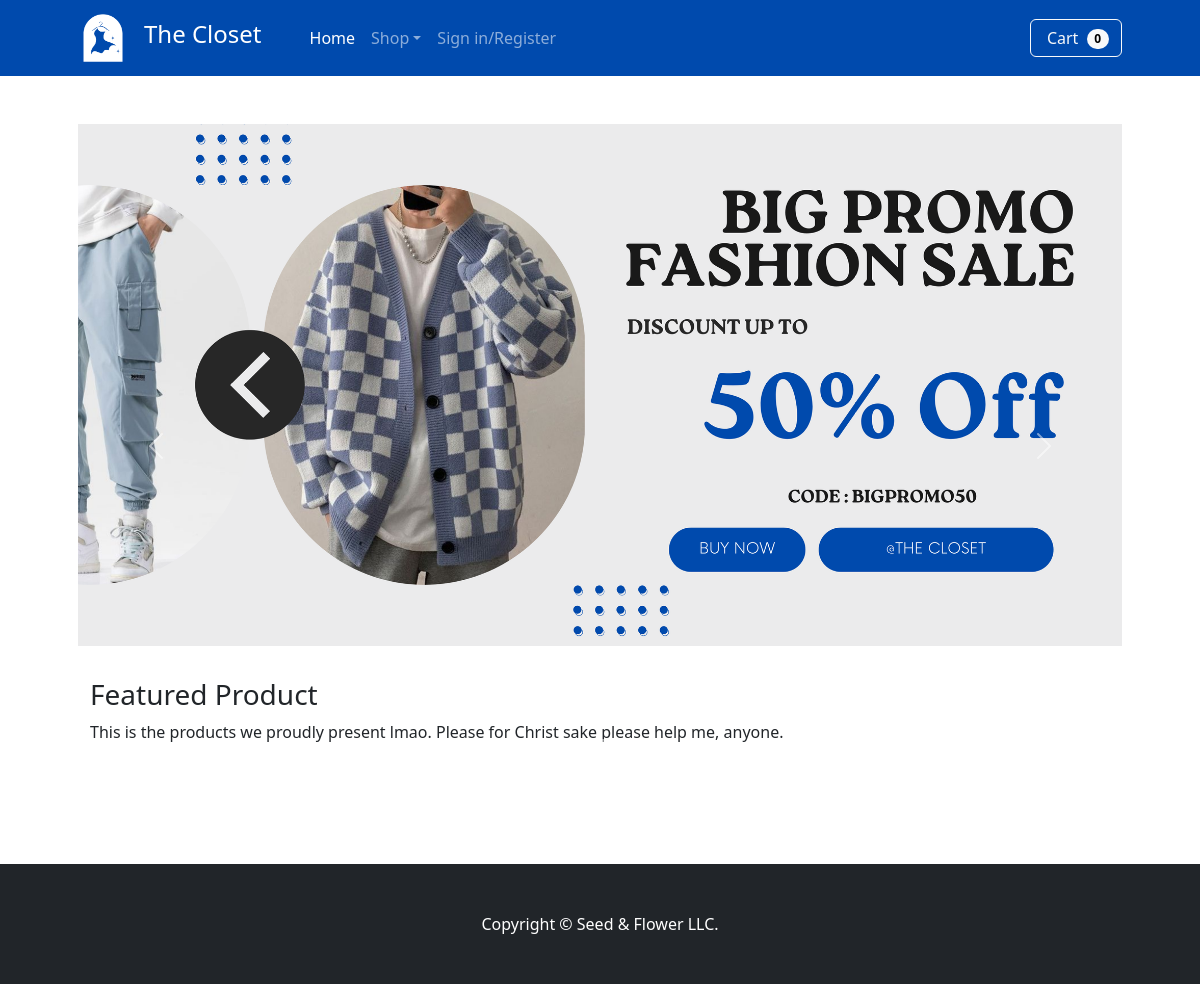
Before: / with the older database file.
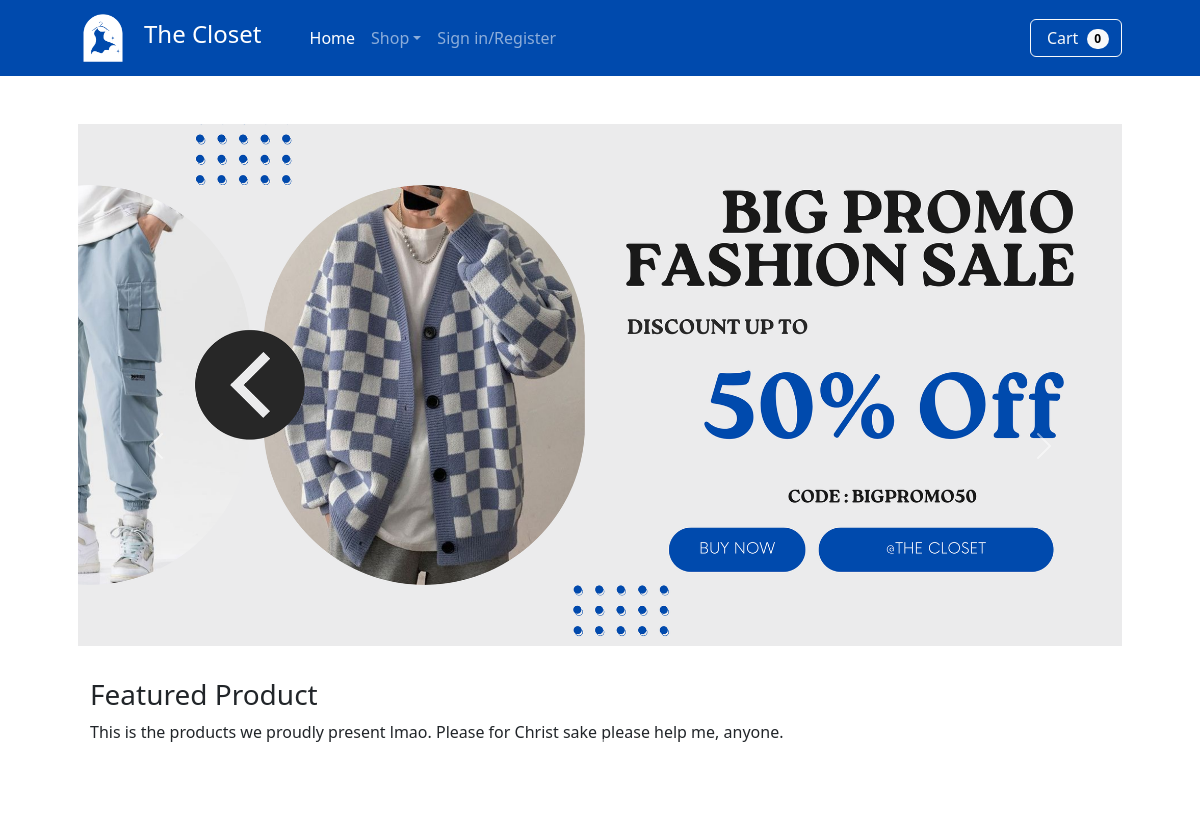
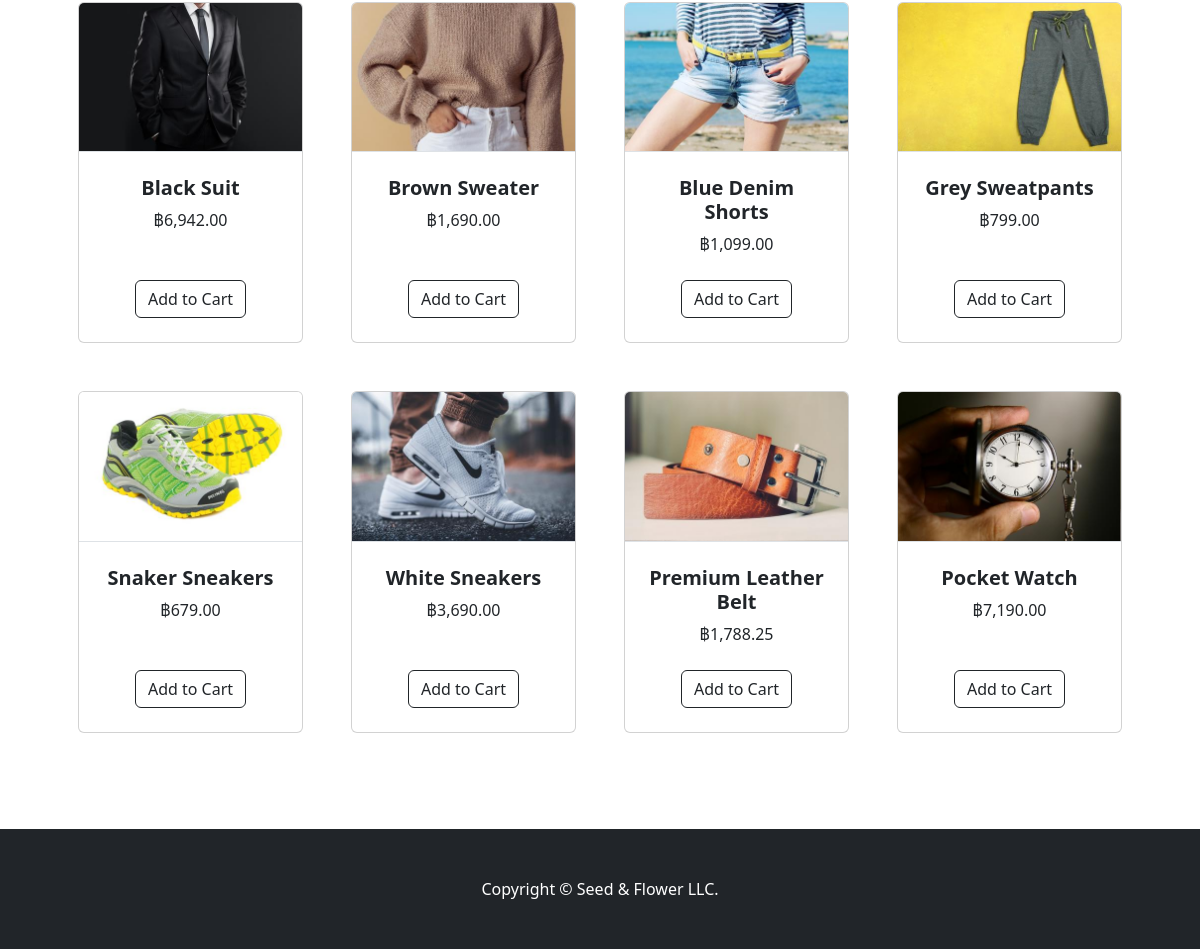
After: the same page with the newer database file (2 pictures, top to bottom).
### tables this page shows
CREATE TABLE `product` (
  `pID` int(3) NOT NULL,
  `pname` varchar(25) NOT NULL,
  `pimagedir` varchar(350) NOT NULL,
  `price` decimal(10,2) NOT NULL,
  `ptype` char(1) DEFAULT NULL,
  `isFeature` tinyint(1) NOT NULL
);

### index.php (the view, shortened to what this page needs)
<!doctype html>
<html lang="en">
  <head>
    <link href="https://cdn.jsdelivr.net/npm/bootstrap@5.2.2/dist/css/bootstrap.min.css" rel="stylesheet">
   </head>
   <?php include "func/navbar.php"; ?>
    <div class="container px-4 px-lg-5 my-5">
      <div id="demo" class="carousel slide" data-bs-ride="carousel">
        <div class="carousel-indicators">
          <button type="button" data-bs-target="#demo" data-bs-slide-to="0" class="active"></button>
          <button type="button" data-bs-target="#demo" data-bs-slide-to="1"></button>
          <button type="button" data-bs-target="#demo" data-bs-slide-to="2"></button>
        </div>
        <div class="carousel-inner">
          <div class="carousel-item active">
            <img src="asset/promo/promo1.png" alt="drip" class="d-block w-100">
          </div>
        </div>
        <button class="carousel-control-prev" type="button" data-bs-target="#demo" data-bs-slide="prev">
          <span class="carousel-control-prev-icon"></span>
        </button>
        <button class="carousel-control-next" type="button" data-bs-target="#demo" data-bs-slide="next">
          <span class="carousel-control-next-icon"></span>
        </button>
        <div class="container-fluid py-2 mt-4">
          <h3>Featured Product</h3>
          <p>This is the products we proudly present lmao. Please for Christ sake please help me, anyone.</p>
        </div>
      </div>
    </div>
    <section class="mb-5">
      <div class="container px-4 px-lg-5 mt-5">
          <div class="row gx-4 gx-lg-5 row-cols-2 row-cols-md-3 row-cols-xl-4 justify-content-center">
          <?php
            $q = "SELECT * FROM product WHERE isFeature = 1";
            $result=$mysqli->query($q);
            while($row=$result->fetch_array()){?>
                <div class="col mb-5">
                    <div class="card h-100">
                        <img class="card-img-top border-bottom" src="<?php echo $row['pimagedir'] ?>" alt="..." />
                        <div class="card-body bg-mute p-4">
                            <div class="text-center">
                                <h5 class="fw-bolder"><?php echo $row['pname'] ?></h5>
                                ฿<?php echo number_format($row['price'], 2, '.', ',') ?>
                            </div>
                        </div>
                        <div class="card-footer p-4 pt-0 border-top-0 bg-transparent">
                            <div class="text-center">
                            <form action="func/addtocart.php" method="post">
                                    <div type="submit" class="text-center">
                                        <input type="submit" name="add_to_cart" style="margin-top:5px;" class="btn btn-outline-dark mt-auto" value="Add to Cart" />
                                    </div>
                                </form>
                            </div>
                        </div>
                    </div>
                </div>
            <?php }?>
          </div>
      </div>
  </section>
  </body>
</html>

Changed rows visible on the page:
added product: pimagedir (picture), pname "Black Suit", price "6,942.00"
added product: pimagedir (picture), pname "Brown Sweater", price "1,690.00"
added product: pimagedir (picture), pname "Blue Denim Shorts", price "1,099.00"
added product: pimagedir (picture), pname "Grey Sweatpants", price "799.00"
now on this page (row edited): product: pimagedir (picture), pname "Snaker Sneakers", price "679.00"
added product: pimagedir (picture), pname "White Sneakers", price "3,690.00"
added product: pimagedir (picture), pname "Premium Leather Belt", price "1,788.25"
added product: pimagedir (picture), pname "Pocket Watch", price "7,190.00"
